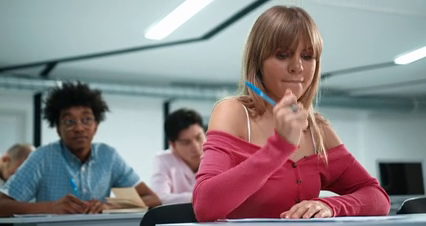
#> input picture frame 71 of aula13/teste-video.mp4, 426 x 226 px, given in place of video-teste.mp4, which was not available
$ python atividade-aula4.3.py
#> lines starting #> are read from the running program, lines starting #| are printed output that depends on the picture
# ▪Aplique um efeito de ruído do tipo sal e pimenta em
# um arquivo de vídeo ou imagem da webcam, variando
# sua intensidade por comandos de teclado.

import cv2
import numpy as np
import random


def noise(image, prob):
    output = np.zeros(image.shape, np.uint8)  # Cria uma matriz de zeros com as mesmas dimensões da imagem
    thres = 1 - prob  # Calcula o limiar para a probabilidade
    # Percorre a imagem (matriz de pixels) e adiciona ruído
    for i in range(image.shape[0]):
        for j in range(image.shape[1]):
            rdn = random.random()  # Gera um número aleatório entre 0 e 1
            if rdn < prob:  # Se o número aleatório for menor que a probabilidade
                output[i][j] = 0  # Adiciona ruído preto
            elif rdn > thres:  # Se o número aleatório for maior que o limiar
                output[i][j] = 255  # Adiciona ruído branco
            else:
                output[i][j] = image[i][j]  # Mantém o pixel original
    return output


capture = cv2.VideoCapture("video-teste.mp4")  # load video

noise_prob = 0.03  # prob inicial

while True:
    ret, frame = capture.read()
#> frame is the input picture: shape (226, 426, 3); mean B, G, R 133.6, 131.3, 137.8
    if ret:
        cv2.imshow('Original', frame)

        noisy_frame = noise(frame, noise_prob)  # Adiciona ruído a cada frame
#> after the loop in noise, `for i in range(image.shape[0]):`:
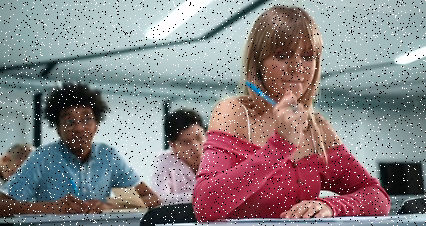
#> output: shape (226, 426, 3); mean B, G, R 133.1, 131, 137.1
        cv2.imshow('Salt & Pepper', noisy_frame)

        # Verifica comandos de teclado
        key = cv2.waitKey(1)
#> (key q is pressed here)
        if key & 0xFF == ord('q'):
            break
        elif key == ord('+'):  # Aumenta a intensidade do ruído
            noise_prob = min(1.0, noise_prob + 0.01)  # Garante que a probabilidade esteja entre 0 e 1
            print("Intensidade do ruído aumentada para:", noise_prob)
        elif key == ord('-'):  # Diminui a intensidade do ruído
            noise_prob = max(0.0, noise_prob - 0.01)
            print("Intensidade do ruído diminuída para:", noise_prob)
    else:
        break

capture.release()
cv2.destroyAllWindows()

$ run again, starting later in the video
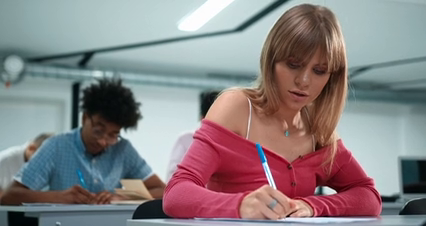
#> input picture frame 319 of aula13/teste-video.mp4, 426 x 226 px, given in place of video-teste.mp4, which was not available
#> frame is the input picture: shape (226, 426, 3); mean B, G, R 132.2, 129.9, 137.4
#> after the loop in noise, `for i in range(image.shape[0]):`:
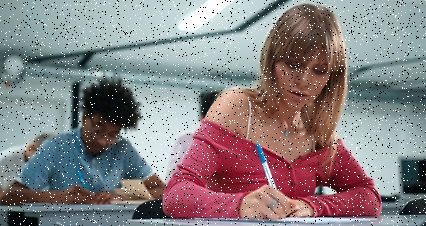
#> output: shape (226, 426, 3); mean B, G, R 131.9, 129.8, 136.8

$ run again, starting later in the video
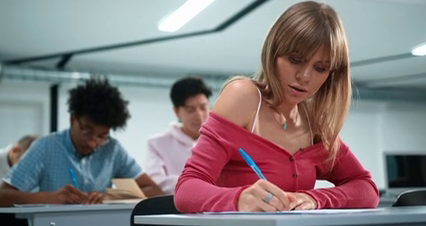
#> input picture frame 568 of aula13/teste-video.mp4, 426 x 226 px, given in place of video-teste.mp4, which was not available
#> frame is the input picture: shape (226, 426, 3); mean B, G, R 128.9, 126.7, 134
#> after the loop in noise, `for i in range(image.shape[0]):`:
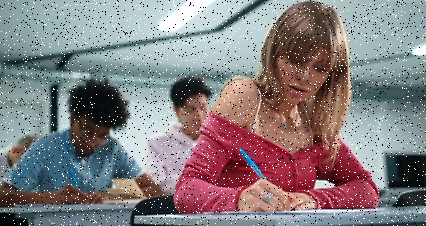
#> output: shape (226, 426, 3); mean B, G, R 128.8, 126.7, 133.5
